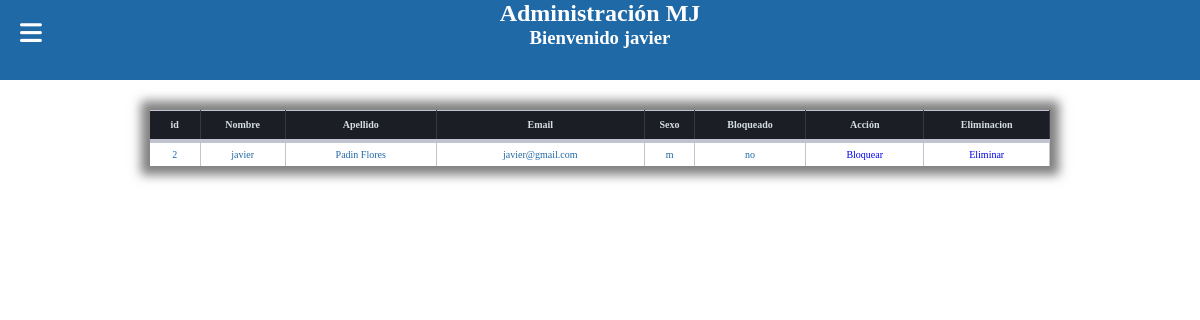
Page /administradosbd/oo.php (signed in) on the earlier database version.
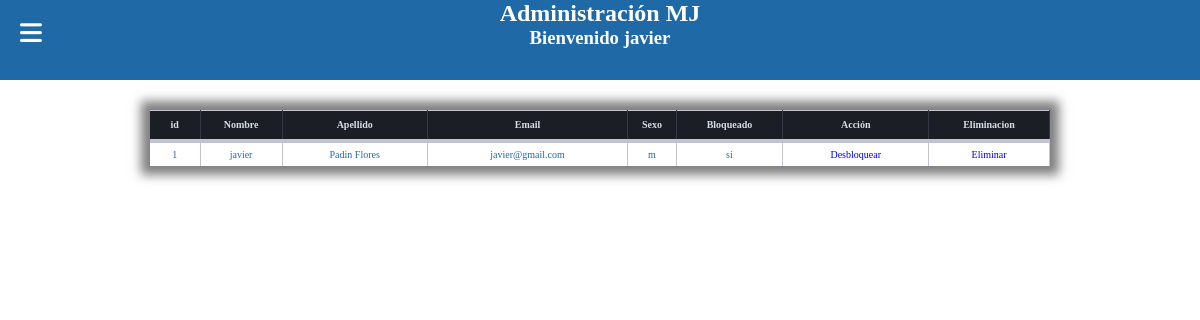
Same page on the later database version.
### tables this page shows
CREATE TABLE IF NOT EXISTS `administradores` (
  `idAdministradores` int(10) unsigned NOT NULL AUTO_INCREMENT,
  `testimonio_idtesti` int(10) unsigned DEFAULT NULL,
  `usuarios_id` int(10) unsigned DEFAULT NULL,
  `pagos_idpagos` int(10) unsigned DEFAULT NULL,
  `deportes_iddeportes` int(10) unsigned DEFAULT NULL,
  `Nombre` varchar(50) DEFAULT NULL,
  `Apellido` varchar(50) DEFAULT NULL,
  `Email` varchar(50) DEFAULT NULL,
  `Numero` varchar(9) DEFAULT NULL,
  `Contraseña` varchar(150) DEFAULT NULL,
  PRIMARY KEY (`idAdministradores`),
  KEY `Administradores_FKIndex1` (`usuarios_id`),
  KEY `Administradores_FKIndex2` (`testimonio_idtesti`),
  KEY `Administradores_FKIndex3` (`deportes_iddeportes`),
  KEY `Administradores_FKIndex4` (`pagos_idpagos`),
  CONSTRAINT `administradores_ibfk_1` FOREIGN KEY (`usuarios_id`) REFERENCES `usuarios` (`id`),
  CONSTRAINT `administradores_ibfk_2` FOREIGN KEY (`testimonio_idtesti`) REFERENCES `testimonio` (`idtesti`),
  CONSTRAINT `administradores_ibfk_3` FOREIGN KEY (`deportes_iddeportes`) REFERENCES `deportes` (`iddeportes`),
  CONSTRAINT `administradores_ibfk_4` FOREIGN KEY (`pagos_idpagos`) REFERENCES `pagos` (`idpagos`)
);

CREATE TABLE IF NOT EXISTS `usuarios` (
  `id` int(10) unsigned NOT NULL AUTO_INCREMENT,
  `nombre` varchar(25) NOT NULL,
  `apellido` varchar(25) NOT NULL,
  `email` varchar(25) NOT NULL,
  `contraseña` varchar(100) NOT NULL,
  `sexo` enum('m','f') NOT NULL,
  `bloqueado` enum('si','no') DEFAULT 'no',
  PRIMARY KEY (`id`)
);

### administradosbd/oo.php (the view, shortened to what this page needs)
<?php
require "../php/database.php";
if (isset($_SESSION['user_id'])) {
    $records = $conn->prepare('SELECT * FROM administradores WHERE idAdministradores =:id ');
    $records->bindParam(':id', $_SESSION['user_id']);
    $records->execute();
    $results = $records->fetch(PDO::FETCH_ASSOC);
    $usuario = $conn->prepare('SELECT * FROM usuarios');
    $usuario->execute();
} else {
    header('Location:./adminsignup.php');
}
?>
<html>
<!DOCTYPE html>
<html lang="en">
<head>
    <link rel="stylesheet" href="style.css">
    <link rel="stylesheet" href="https://cdnjs.cloudflare.com/ajax/libs/font-awesome/6.0.0/css/all.min.css" />
</head>
<body>
    <section>
        <div class="titulo">
            <p class="btn-menu">
                <i class="fa-solid fa-bars active"></i>
            </p>
            <h2>Administración MJ</h2>
            <h3>Bienvenido <?= $results['Nombre'] ?></h3>
        </div>
        <div class="contenedor">
            <main>
                <section class="usuarios active">
                    <table>
                        <thead>
                            <tr>
                                <th>id</th>
                                <th>Nombre</th>
                                <th>Apellido</th>
                                <th>Email</th>
                                <th>Sexo</th>
                                <th>Bloqueado</th>
                                <th>Acción</th>
                                <th>Eliminacion</th>
                            </tr>
                        </thead>
                        <tbody>
                            <?php
                            while (($usuarios = $usuario->fetch(PDO::FETCH_ASSOC))) { ?>
                                <tr>
                                    <td class="id"><?= $usuarios['id']; ?></td>
                                    <td><?= $usuarios['nombre']; ?></td>
                                    <td><?= $usuarios['apellido']; ?></td>
                                    <td><?= $usuarios['email']; ?></td>
                                    <td><?= $usuarios['sexo']; ?></td>
                                    <td><?= $usuarios['bloqueado']; ?></td>
                                    <td>
                                        <?php if (($usuarios['bloqueado']) == "no") { ?>
                                            <a href='editusuarios.php?ID=<?= $usuarios['id'] ?>&bloqueo=<?= $usuarios['bloqueado'] ?>'>Bloquear</a>
                                        <?php } else { ?>
                                            <a href='editusuarios.php?ID=<?= $usuarios['id'] ?>&bloqueo=<?= $usuarios['bloqueado'] ?>'>Desbloquear</a>
                                        <?php } ?>
                                    </td>
                                    <td>
                                        <a href='editusuarios.php?ID=<?= $usuarios['id'] ?>'>Eliminar</a>
                                    </td>
                                </tr>
                            <?php } ?>
                        </tbody>
                    </table>
                </section>
            </main>
        </div>
    </section>
</body>
</html>
</html>

### administradosbd/style.css (style rules this page uses)
:root { --font-p: 'Arima', cursive; --yellow: #feda00; --blue: #2069A7; --black: black; --griss: #434040; --white: #fff; --light-color: #666; --text-testimonial: #878c9f; --text-name: #7d93b2; }
* { font-family: var(--font-p); padding: 0; margin: 0; box-sizing: border-box; outline: none; text-decoration: none; list-style: none; border: none; }
html { font-size: 62.5%; overflow-x: hidden; scroll-behavior: smooth; box-sizing: border-box; }
*, *::before, *::after { box-sizing: inherit; }
body { width: 100%; height: 100vh; font-size: 1.6rem; color: var(--blue); }
section { width: 100%; height: 100%; }
.titulo { width: 100%; height: 10%; background: var(--blue); color: var(--white); text-align: center; position: relative; }
.titulo .btn-menu { position: absolute; top: 2rem; left: 2rem; font-size: 2.5rem; cursor: pointer; }
.btn-menu i { display: none; }
.btn-menu i.active { display: flex; }
.contenedor { width: 100%; height: 90%; display: flex; flex-direction: row; position: relative; }
main { width: 100%; height: 100%; }
main section { width: 100%; height: inherit; padding: 0rem 1.5rem; overflow: auto; display: none; }
main section.active { display: flex; }
table { min-width: 90rem; max-width: 110rem; border-collapse: collapse; margin: auto; margin-top: 3rem; box-shadow: 0rem 0rem 1rem 0.9rem rgba(0, 0, 0, 0.5); font-size: 1rem; text-align: center; }
thead { height: 3rem; border-top: 0.1rem solid #C1C3D1; border-bottom: 0.4rem solid #C1C3D1; }
tbody tr { border-top: 0.1rem solid #C1C3D1; }
th { height: 10%; color: #D5DDE5; background: #1b1e24; border-right: 0.1rem solid #343a45; }
td { background: #FFFFFF; padding: 0.6rem; border-right: 0.1rem solid #C1C3D1; }
td.id { width: 5rem; }

Differences in the rows shown:
removed usuarios: id "2", nombre "javier", apellido "Padin Flores", email "javier@gmail.com", sexo "m", bloqueado "no"
added usuarios: id "1", nombre "javier", apellido "Padin Flores", email "javier@gmail.com", sexo "m", bloqueado "si"
